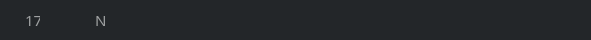
    <widget class="QGroupBox" name="RFIDgroupBox2_16">
     <property name="geometry">
      <rect>
       <x>6</x>
       <y>798</y>
       <width>591</width>
       <height>40</height>
      </rect>
     </property>
     <property name="styleSheet">
      <string notr="true">background-color: rgb(35, 38, 41);
border: 1px solid rgb(35, 38, 41);
border-radius: 17px</string>
     </property>
     <property name="title">
      <string/>
     </property>
     <widget class="QLabel" name="Rfidshno10_12">
      <property name="geometry">
       <rect>
        <x>20</x>
        <y>12</y>
        <width>21</width>
        <height>16</height>
       </rect>
      </property>
      <property name="font">
       <font>
        <family>AppleSDGothicNeoB00</family>
        <pointsize>11</pointsize>
        <weight>50</weight>
        <bold>false</bold>
       </font>
      </property>
      <property name="styleSheet">
       <string notr="true">color: rgb(159, 161, 162);</string>
      </property>
      <property name="text">
       <string>17</string>
      </property>
     </widget>
     <widget class="QLabel" name="RFIDaidm17">
      <property name="geometry">
       <rect>
        <x>90</x>
        <y>12</y>
        <width>41</width>
        <height>16</height>
       </rect>
      </property>
      <property name="font">
       <font>
        <family>AppleSDGothicNeoB00</family>
        <pointsize>11</pointsize>
        <weight>50</weight>
        <bold>false</bold>
       </font>
      </property>
      <property name="styleSheet">
       <string notr="true">color: rgb(159, 161, 162);</string>
      </property>
      <property name="text">
       <string>N</string>
      </property>
     </widget>
     <widget class="QLabel" name="M17IPlb">
      <property name="geometry">
       <rect>
        <x>290</x>
        <y>12</y>
        <width>121</width>
        <height>20</height>
       </rect>
      </property>
      <property name="font">
       <font>
        <family>AppleSDGothicNeoB00</family>
        <pointsize>11</pointsize>
        <weight>50</weight>
        <bold>false</bold>
       </font>
      </property>
      <property name="styleSheet">
       <string notr="true">color: rgb(159, 161, 162);</string>
      </property>
      <property name="text">
       <string/>
      </property>
     </widget>
     <widget class="QLabel" name="RFIDnote17">
      <property name="geometry">
       <rect>
        <x>410</x>
        <y>12</y>
        <width>151</width>
        <height>20</height>
       </rect>
      </property>
      <property name="font">
       <font>
        <family>AppleSDGothicNeoB00</family>
        <pointsize>11</pointsize>
        <weight>50</weight>
        <bold>false</bold>
       </font>
      </property>
      <property name="styleSheet">
       <string notr="true">color: rgb(159, 161, 162);</string>
      </property>
      <property name="text">
       <string/>
      </property>
     </widget>
     <widget class="QLabel" name="StateM17lb">
      <property name="geometry">
       <rect>
        <x>210</x>
        <y>10</y>
        <width>31</width>
        <height>21</height>
       </rect>
      </property>
      <property name="text">
       <string/>
      </property>
     </widget>
    </widget>
